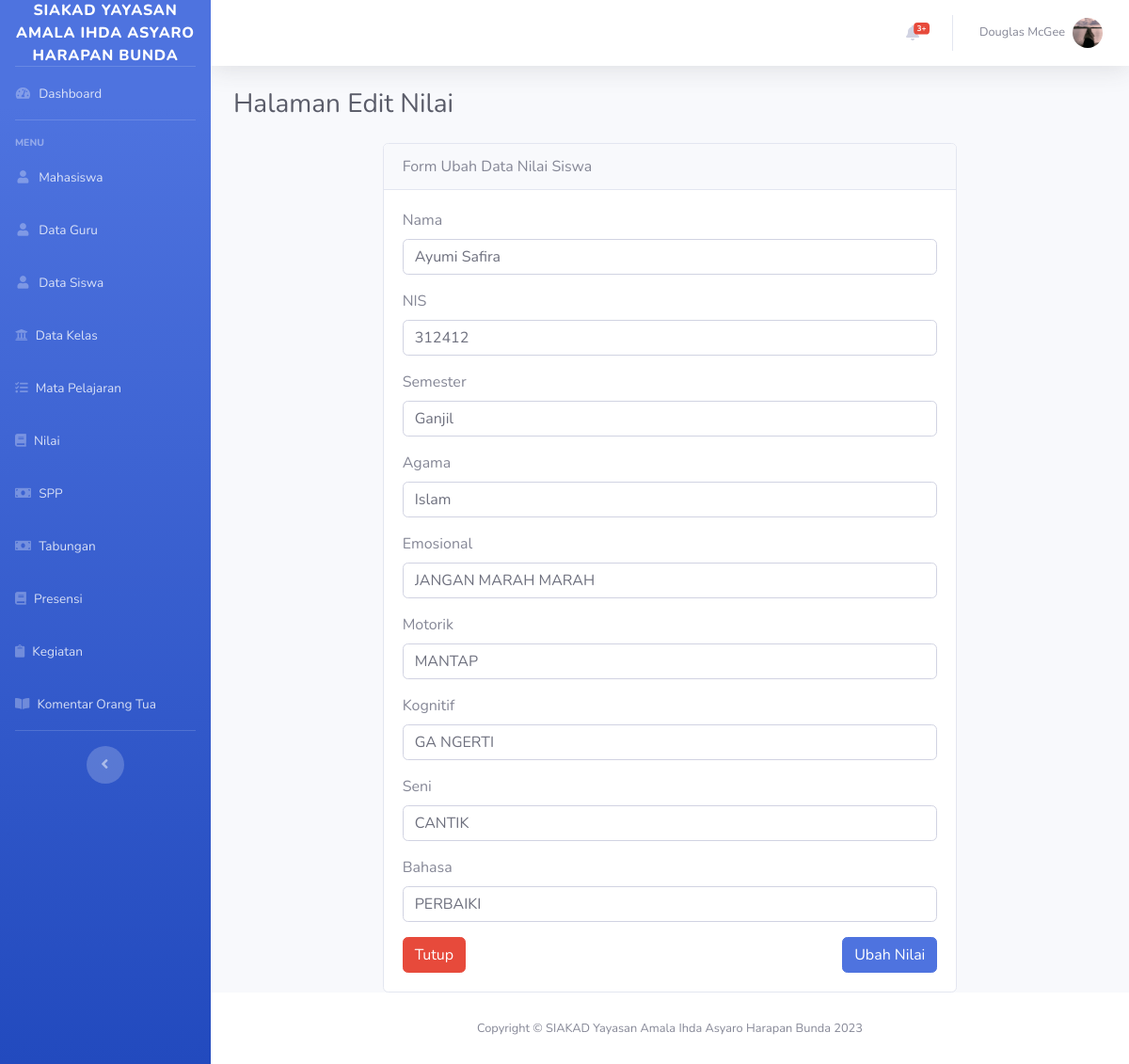
Screenshot of /Nilai/edit/1 with the database file from the repository.
### tables this page shows
CREATE TABLE `siswa` (
  `nis` int(11) NOT NULL,
  `username` varchar(100) NOT NULL,
  `id_kelas` int(11) NOT NULL,
  `nama` varchar(200) NOT NULL,
  `jenis_kelamin` varchar(100) NOT NULL,
  `agama` varchar(100) NOT NULL,
  `tempat_lahir` varchar(200) NOT NULL,
  `tanggal_lahir` date NOT NULL,
  `alamat` varchar(100) NOT NULL,
  `nama_ayah` varchar(300) NOT NULL,
  `nama_ibu` varchar(300) NOT NULL,
  `no_hp` varchar(100) NOT NULL,
  `foto` varchar(500) NOT NULL
);

CREATE TABLE `semester` (
  `id_semester` int(11) NOT NULL,
  `semester` varchar(100) NOT NULL
);

CREATE TABLE `nilai` (
  `id_nilai` int(11) NOT NULL,
  `nis` int(11) NOT NULL,
  `agama` text NOT NULL,
  `emosional` text NOT NULL,
  `motorik` text NOT NULL,
  `kognitif` text NOT NULL,
  `seni` text NOT NULL,
  `bahasa` text NOT NULL,
  `id_semester` int(11) NOT NULL
);

### application/controllers/Nilai.php (called while the page is built, shortened)
<?php
class Nilai extends CI_Controller
{
    public function __construct()
    {
        $this->load->model('Nilai_model');
    }
    function edit($id)
    {
        $data['judul'] = "Halaman Edit Nilai";
        $data['nilai'] = $this->Nilai_model->getById($id);
        $this->load->view("layout/header");
        $this->load->view("nilai/vw_ubah_nilai", $data);
        $this->load->view("layout/footer");
    }
}

### index.php (called while the page is built, shortened)
<?php
require_once BASEPATH.'core/CodeIgniter.php';

### application/models/Nilai_model.php (called while the page is built, shortened)
<?php
class Nilai_model extends CI_Model
{
    public $table = 'nilai, siswa, semester';
    public function getById($id)
    {
        $this->db->from($this->table);
        $this->db->where('id_nilai', $id);
        $query = $this->db->get();
        return $query->row_array();
    }
}

### application/views/nilai/vw_ubah_nilai.php (the view, shortened to what this page needs)
<div class="container-fluid">
    <h1 class="h3 mb-4 text-gray-800"><?php echo $judul; ?> </h1>
    <div class="row justify-content-center">
        <div class="col-md-8">
            <div class="card">
                <div class="card-header justify-content-center">
                    Form Ubah Data Nilai Siswa
                </div>
                <div class="card-body">
                    <form action="<?= base_url('Nilai/update'); ?>" method="POST">
                        <div class="form-group">
                            <label for="nama">Nama</label>
                            <input type="text" name="nama" value="<?= $nilai['nama']; ?>" class="form-control" id="nama" placeholder="Nama">
                        </div>
                        <div class="form-group">
                            <label for="nama">NIS</label>
                            <input type="text" name="nim" value="<?= $nilai['nis']; ?>" class="form-control" id="nim" placeholder="NIM">
                        </div>
                        <div class="form-group">
                            <label for="nama">Semester</label>
                            <input type="text" name="semester" value="<?= $nilai['semester']; ?>" class="form-control" id="jenis_kelamin" placeholder="Jenis Kelamin">
                        </div>
                        <div class="form-group">
                            <label for="nama">Agama</label>
                            <input type="text" name="email"  value="<?= $nilai['agama']; ?>" class="form-control" id="email" placeholder="Email">
                        </div>
                        <div class="form-group">
                            <label for="nama">Emosional</label>
                            <input type="text" name="prodi" value="<?= $nilai['emosional']; ?>" class="form-control" id="prodi" placeholder="Prodi">
                        </div>
                        <div class="form-group">
                            <label for="nama">Motorik</label>
                            <input type="text" name="asal_sekolah" value="<?= $nilai['motorik']; ?>" class="form-control" id="asal_sekolah" placeholder="Asal Sekolah">
                        </div>
                        <div class="form-group">
                            <label for="nama">Kognitif</label>
                            <input type="text" name="asal_sekolah" value="<?= $nilai['kognitif']; ?>" class="form-control" id="asal_sekolah" placeholder="Asal Sekolah">
                        </div>
                        <div class="form-group">
                            <label for="nama">Seni</label>
                            <input type="text" name="asal_sekolah" value="<?= $nilai['seni']; ?>" class="form-control" id="asal_sekolah" placeholder="Asal Sekolah">
                        </div>
                        <div class="form-group">
                            <label for="nama">Bahasa</label>
                            <input type="text" name="asal_sekolah" value="<?= $nilai['bahasa']; ?>" class="form-control" id="asal_sekolah" placeholder="Asal Sekolah">
                        </div>
                        <a href="<?= base_url('Nilai') ?>" class="btn btn-danger">Tutup</a>
                        <button type="submit" name="tambah" class="btn btn-primary float-right">Ubah Nilai</button>
                    </form>
                </div>
            </div>
        </div>
    </div>
</div>

### rows the page displays
siswa: nama "Ayumi Safira", nim "312412", email "Islam"
semester: semester "Ganjil"
nilai: prodi "JANGAN MARAH MARAH", asal_sekolah "MANTAP", asal_sekolah "GA NGERTI", asal_sekolah "CANTIK", asal_sekolah "PERBAIKI"

### other values shown
$judul "Halaman Edit Nilai"
